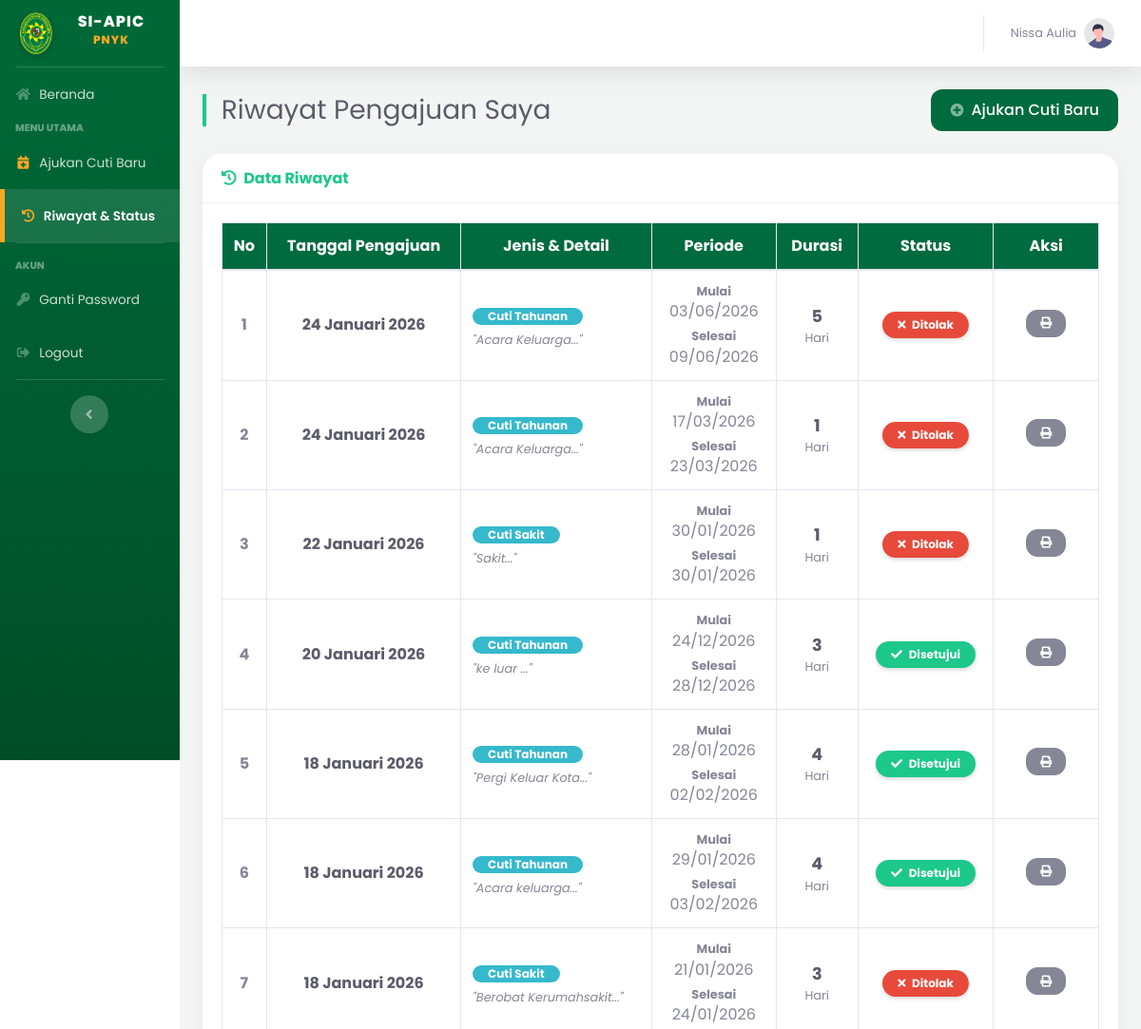
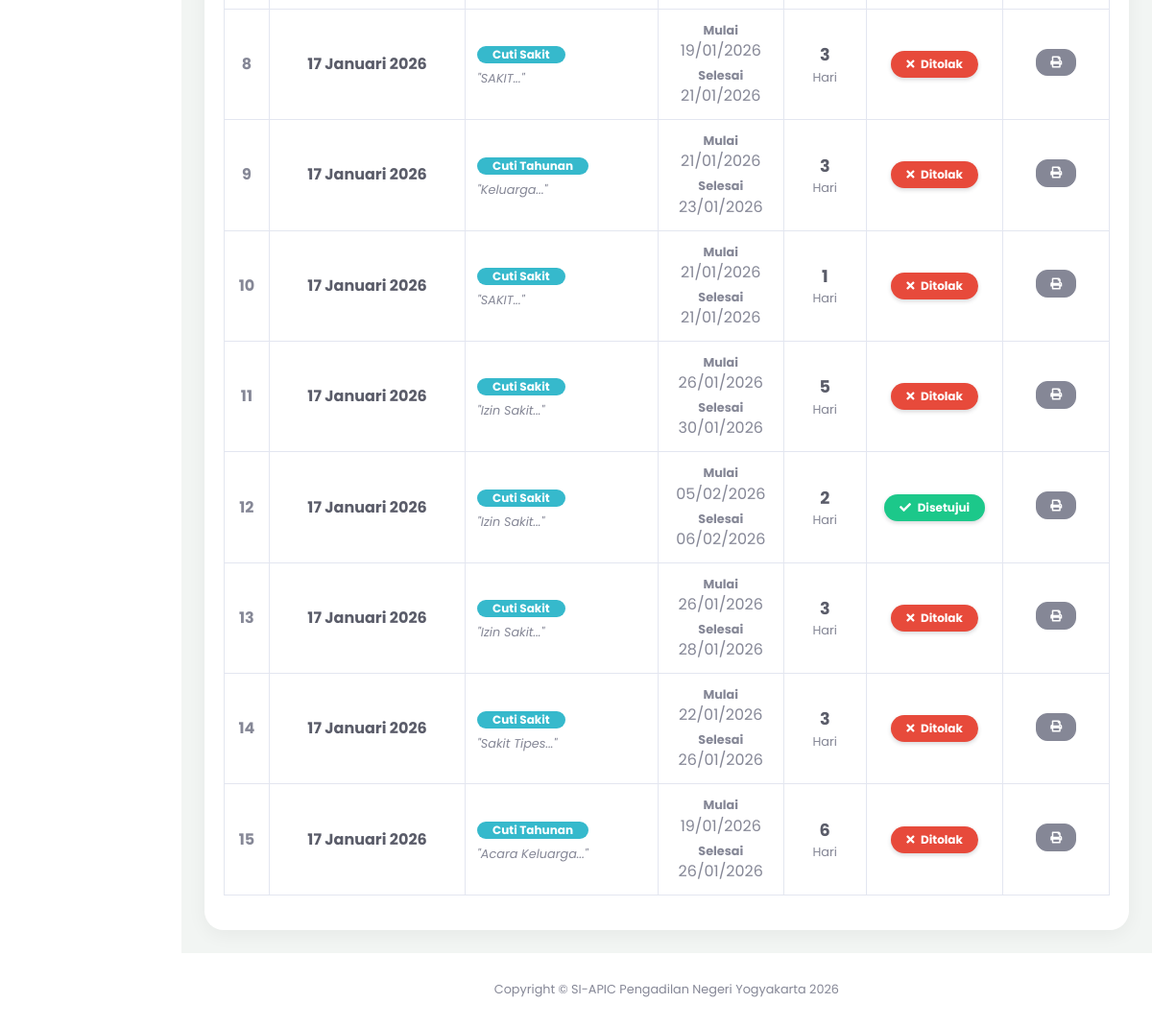
Page /index.php?page=riwayat_cuti (signed in) on the committed database (2 pictures, top to bottom).
### tables this page shows
CREATE TABLE `pengajuan_cuti` (
  `id_pengajuan` int(11) NOT NULL,
  `id_user` int(11) NOT NULL,
  `jenis_cuti` varchar(50) DEFAULT NULL,
  `id_atasan` int(11) DEFAULT NULL,
  `id_jenis` int(11) NOT NULL,
  `nomor_surat` varchar(100) DEFAULT NULL,
  `tgl_pengajuan` date NOT NULL,
  `tgl_mulai` date NOT NULL,
  `tgl_selesai` date NOT NULL,
  `lama_hari` int(11) NOT NULL,
  `alasan` text NOT NULL,
  `masa_kerja` varchar(50) DEFAULT NULL,
  `alamat_cuti` text NOT NULL,
  `status` enum('Diajukan','Disetujui','Ditolak','Dibatalkan') DEFAULT 'Diajukan',
  `catatan_admin` text DEFAULT NULL,
  `created_at` timestamp NOT NULL DEFAULT current_timestamp(),
  `sisa_cuti_n` int(11) DEFAULT 0,
  `sisa_cuti_n1` int(11) DEFAULT 0,
  `dipotong_n1` int(11) DEFAULT 0,
  `dipotong_n` int(11) DEFAULT 0
);

CREATE TABLE `jenis_cuti` (
  `id_jenis` int(11) NOT NULL,
  `nama_jenis` varchar(50) NOT NULL
);

### pages/user/riwayat_cuti.php (the view, shortened to what this page needs)
<?php
if (!function_exists('tgl_indo')) {
    function tgl_indo($tanggal){
        $bulan = array (
            1 => 'Januari', 'Februari', 'Maret', 'April', 'Mei', 'Juni',
            'Juli', 'Agustus', 'September', 'Oktober', 'November', 'Desember'
        );
        $pecahkan = explode('-', $tanggal);
        return $pecahkan[2] . ' ' . $bulan[ (int)$pecahkan[1] ] . ' ' . $pecahkan[0];
    }
}
?>
<div class="d-sm-flex align-items-center justify-content-between mb-4">
    <h1 class="h3 mb-0 text-gray-800 border-left-success pl-3">Riwayat Pengajuan Saya</h1>
    <a href="index.php?page=form_cuti" class="btn btn-custom-green shadow-sm">
        <i class="fas fa-plus-circle fa-sm text-white-50 mr-2"></i>Ajukan Cuti Baru
    </a>
</div>
<div class="card shadow mb-4">
    <div class="card-header py-3 d-flex flex-row align-items-center justify-content-between">
        <h6 class="m-0 font-weight-bold text-success"><i class="fas fa-history mr-1"></i> Data Riwayat</h6>
    </div>
    <div class="card-body">
        <div class="table-responsive">
            <table class="table table-hover table-bordered table-align-middle" id="dataTable" width="100%" cellspacing="0">
                <thead class="bg-custom-green">
                    <tr class="text-center">
                        <th width="5%">No</th>
                        <th>Tanggal Pengajuan</th>
                        <th>Jenis & Detail</th>
                        <th>Periode</th>
                        <th>Durasi</th>
                        <th>Status</th>
                        <th width="12%">Aksi</th>
                    </tr>
                </thead>
                <tbody>
                    <?php
                    $id_user = $_SESSION['id_user'];
                    $query = mysqli_query($koneksi, "SELECT * FROM pengajuan_cuti
                                                     JOIN jenis_cuti ON pengajuan_cuti.id_jenis = jenis_cuti.id_jenis
                                                     WHERE pengajuan_cuti.id_user='$id_user'
                                                     ORDER BY id_pengajuan DESC");
                    $no = 1;
                    $cek_data = mysqli_num_rows($query);
                    if($cek_data > 0) {
                        while($data = mysqli_fetch_array($query)){
                            $status = strtolower($data['status']);
                    ?>
                    <tr>
                        <td class="text-center font-weight-bold"><?php echo $no++; ?></td>
                        <td class="text-center">
                            <span class="text-dark font-weight-bold"><?php echo tgl_indo($data['tgl_pengajuan']); ?></span>
                        </td>
                        <td>
                            <span class="badge badge-info badge-pill px-3 mb-1">
                                <?php echo $data['nama_jenis']; ?>
                            </span>
                            <div class="small text-muted mt-1" style="line-height: 1.2;">
                                <em>"<?php echo substr($data['alasan'], 0, 30); ?>..."</em>
                            </div>
                        </td>
                        <td class="text-center">
                            <div class="small font-weight-bold text-gray-600">Mulai</div>
                            <div><?php echo date('d/m/Y', strtotime($data['tgl_mulai'])); ?></div>
                            <div class="small font-weight-bold text-gray-600 mt-1">Selesai</div>
                            <div><?php echo date('d/m/Y', strtotime($data['tgl_selesai'])); ?></div>
                        </td>
                        <td class="text-center">
                            <span class="font-weight-bold text-dark" style="font-size: 1.1em;"><?php echo $data['lama_hari']; ?></span>
                            <span class="small text-muted d-block">Hari</span>
                        </td>
                        <td class="text-center">
                            <?php
                            if($status == 'diajukan' || $status == 'menunggu'){
                                echo '<span class="badge badge-warning badge-pill px-3 py-2 shadow-sm"><i class="fas fa-spinner fa-spin mr-1"></i> Menunggu</span>';
                            } else if($status == 'disetujui'){
                                echo '<span class="badge badge-success badge-pill px-3 py-2 shadow-sm"><i class="fas fa-check mr-1"></i> Disetujui</span>';
                            } else if($status == 'ditolak'){
                                echo '<span class="badge badge-danger badge-pill px-3 py-2 shadow-sm"><i class="fas fa-times mr-1"></i> Ditolak</span>';
                            }
                            ?>
                        </td>
                        <td class="text-center">
                            <a href="pages/user/cetak_cuti.php?id=<?php echo $data['id_pengajuan']; ?>"
                               target="_blank"
                               class="btn btn-secondary btn-sm btn-circle shadow-sm mb-1"
                               data-toggle="tooltip"
                               title="Cetak Surat">
                                <i class="fas fa-print"></i>
                            </a>
                        </td>
                    </tr>
                    <?php
                        }
                    }
                    ?>
                </tbody>
            </table>
        </div>
    </div>
</div>

### index.php (style rules this page uses)
body, #wrapper, h1, h2, h3, h4, h5, h6, p, span, a, div, table, input, button, select, textarea { font-family: 'Poppins', sans-serif !important; }
.card { border-radius: 20px !important; border: none !important; box-shadow: 0 5px 20px rgba(0,0,0,0.05) !important; overflow: hidden; margin-bottom: 25px; }
.card-header { background-color: #fff !important; border-bottom: 1px solid #f0f0f0 !important; padding-top: 20px; padding-bottom: 20px; }
.btn { border-radius: 12px !important; padding: 10px 20px; font-weight: 500; box-shadow: none !important; }

### pages/user/riwayat_cuti.php (style rules this page uses)
.bg-custom-green { background-color: #006B3F !important; color: white; }
.btn-custom-green { background-color: #006B3F; color: white; border: none; }
.table-align-middle td { vertical-align: middle !important; }

### rows in the picture
pengajuan_cuti: tgl_pengajuan "24 Januari 2026", id_jenis.nama_jenis "Cuti Tahunan", alasan "Acara Keluarga", tgl_mulai "03/06/2026", tgl_selesai "09/06/2026", lama_hari "5", status "Ditolak" (drawn)
pengajuan_cuti: tgl_pengajuan "24 Januari 2026", id_jenis.nama_jenis "Cuti Tahunan", alasan "Acara Keluarga", tgl_mulai "17/03/2026", tgl_selesai "23/03/2026", lama_hari "1", status "Ditolak" (drawn)
pengajuan_cuti: tgl_pengajuan "22 Januari 2026", id_jenis.nama_jenis "Cuti Sakit", alasan "Sakit", tgl_mulai "30/01/2026", tgl_selesai "30/01/2026", lama_hari "1", status "Ditolak" (drawn)
pengajuan_cuti: tgl_pengajuan "20 Januari 2026", id_jenis.nama_jenis "Cuti Tahunan", alasan "ke luar", tgl_mulai "24/12/2026", tgl_selesai "28/12/2026", lama_hari "3", status "Disetujui" (drawn)
pengajuan_cuti: tgl_pengajuan "18 Januari 2026", id_jenis.nama_jenis "Cuti Tahunan", alasan "Pergi Keluar Kota", tgl_mulai "28/01/2026", tgl_selesai "02/02/2026", lama_hari "4", status "Disetujui" (drawn)
pengajuan_cuti: tgl_pengajuan "18 Januari 2026", id_jenis.nama_jenis "Cuti Tahunan", alasan "Acara keluarga", tgl_mulai "29/01/2026", tgl_selesai "03/02/2026", lama_hari "4", status "Disetujui" (drawn)
pengajuan_cuti: tgl_pengajuan "18 Januari 2026", id_jenis.nama_jenis "Cuti Sakit", alasan "Berobat Kerumahsakit", tgl_mulai "21/01/2026", tgl_selesai "24/01/2026", lama_hari "3", status "Ditolak" (drawn)
pengajuan_cuti: tgl_pengajuan "17 Januari 2026", id_jenis.nama_jenis "Cuti Sakit", alasan "SAKIT", tgl_mulai "19/01/2026", tgl_selesai "21/01/2026", lama_hari "3", status "Ditolak" (drawn)
pengajuan_cuti: tgl_pengajuan "17 Januari 2026", id_jenis.nama_jenis "Cuti Tahunan", alasan "Keluarga", tgl_mulai "21/01/2026", tgl_selesai "23/01/2026", lama_hari "3", status "Ditolak" (drawn)
pengajuan_cuti: tgl_pengajuan "17 Januari 2026", id_jenis.nama_jenis "Cuti Sakit", alasan "SAKIT", tgl_mulai "21/01/2026", tgl_selesai "21/01/2026", lama_hari "1", status "Ditolak" (drawn)
pengajuan_cuti: tgl_pengajuan "17 Januari 2026", id_jenis.nama_jenis "Cuti Sakit", alasan "Izin Sakit", tgl_mulai "26/01/2026", tgl_selesai "30/01/2026", lama_hari "5", status "Ditolak" (drawn)
pengajuan_cuti: tgl_pengajuan "17 Januari 2026", id_jenis.nama_jenis "Cuti Sakit", alasan "Izin Sakit", tgl_mulai "05/02/2026", tgl_selesai "06/02/2026", lama_hari "2", status "Disetujui" (drawn)
pengajuan_cuti: tgl_pengajuan "17 Januari 2026", id_jenis.nama_jenis "Cuti Sakit", alasan "Izin Sakit", tgl_mulai "26/01/2026", tgl_selesai "28/01/2026", lama_hari "3", status "Ditolak" (drawn)
pengajuan_cuti: tgl_pengajuan "17 Januari 2026", id_jenis.nama_jenis "Cuti Sakit", alasan "Sakit Tipes", tgl_mulai "22/01/2026", tgl_selesai "26/01/2026", lama_hari "3", status "Ditolak" (drawn)
pengajuan_cuti: tgl_pengajuan "17 Januari 2026", id_jenis.nama_jenis "Cuti Tahunan", alasan "Acara Keluarga", tgl_mulai "19/01/2026", tgl_selesai "26/01/2026", lama_hari "6", status "Ditolak" (drawn)

### other values in the picture
$_SESSION['nama_lengkap'] "Nissa Aulia"
